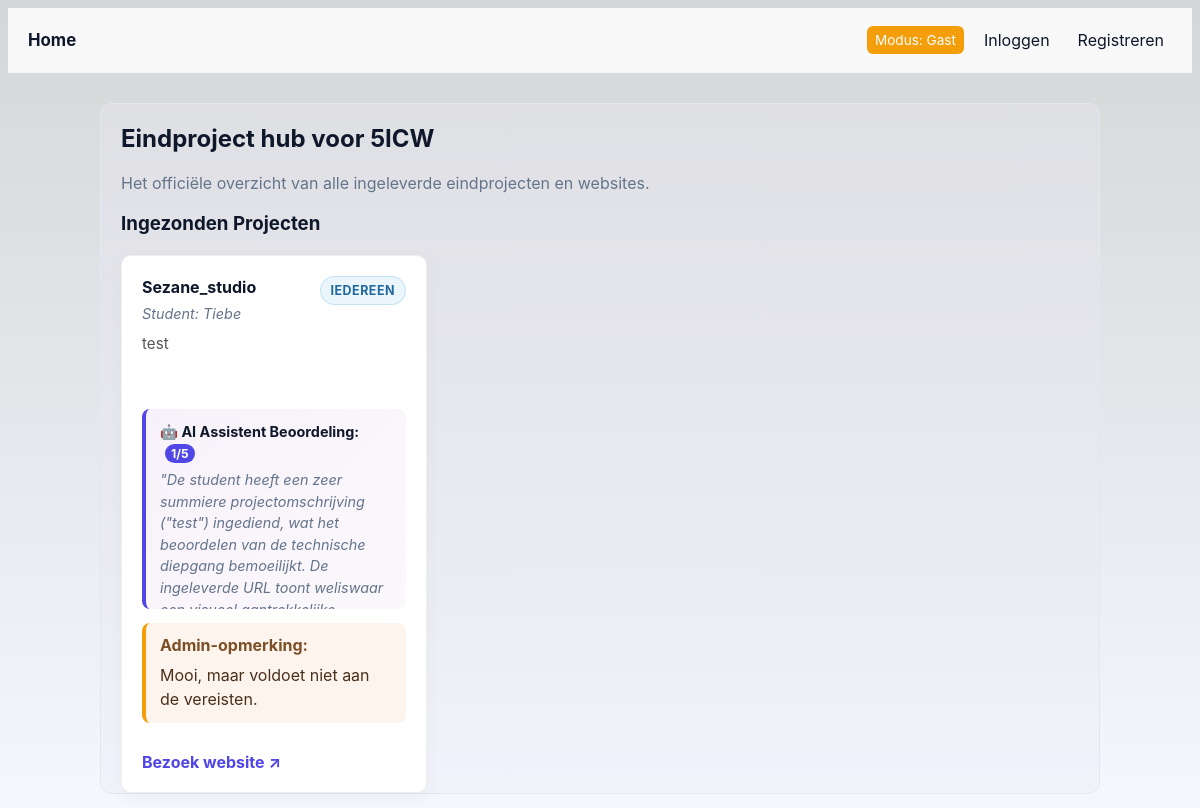
The page / on the database its author committed.
### tables this page shows
CREATE TABLE projects (
            id INTEGER PRIMARY KEY AUTOINCREMENT,
            title TEXT NOT NULL,
            description TEXT NOT NULL,
            link TEXT,
            user_id INTEGER NOT NULL, admin_comment TEXT, visibility TEXT DEFAULT 'public', ai_score INTEGER, ai_feedback TEXT, -- HIERMEE KOPPELEN WE HET PROJECT AAN EEN GEBRUIKER
            FOREIGN KEY (user_id) REFERENCES users (id) ON DELETE CASCADE
        );

CREATE TABLE users (
            id INTEGER PRIMARY KEY AUTOINCREMENT,
            name TEXT NOT NULL,
            email TEXT UNIQUE NOT NULL,
            password_hash TEXT NOT NULL,
            verified INTEGER DEFAULT 0,
            role TEXT DEFAULT 'user'  -- HIERMEE HOUDEN WE DE ROL BIJ
        );

### app.py (the view, shortened to what this page needs)
@app.route('/')
def index():
    conn = get_db_connection()
    db = conn.cursor()
    if session.get('user_role') == 'admin':
        projecten = db.execute('''
            SELECT projects.*, users.name AS creator_name
            FROM projects
            JOIN users ON projects.user_id = users.id
        ''').fetchall()
    else:
        projecten = db.execute('''
            SELECT projects.*, users.name AS creator_name
            FROM projects
            JOIN users ON projects.user_id = users.id
            WHERE COALESCE(visibility, 'public') = 'public'
        ''').fetchall()
    conn.close()
    if 'user_name' in session:
        current_user = session['user_name']
        is_guest = False
    else:
        current_user = "Gast"
        is_guest = True
    return render_template('index.html', username=current_user, is_guest=is_guest, projecten=projecten)

### app.py (called while the page is built)
def get_db_connection():
    conn = sqlite3.connect('registrants.db')
    conn.row_factory = sqlite3.Row
    return conn

@app.context_processor
def inject_theme():
    theme = session.get('theme', 'light')
    if theme not in ['light', 'dark', 'ocean', 'dark-neon', 'soft-nature', 'sunset', 'frosted-ice', 'retro-gaming', 'coffee', 'cyberpunk']:
        theme = 'light'
    return {'theme_class': theme}

### templates/index.html (shortened to what this page needs)
{% extends "layout.html" %}
{% block content %}
    <h2>Eindproject hub voor 5ICW</h2>
    <p class="muted">Het officiële overzicht van alle ingeleverde eindprojecten en websites.</p>
    <h3>Ingezonden Projecten</h3>
    {% if projecten %}
        <div class="projects-grid">
            {% for project in projecten %}
            <div class="project-card">
                    <div>
                        <div class="project-card-header">
                            <h4>{{ project['title'] }}</h4>
                            <span class="project-visibility-pill {{ 'visibility-admin' if (project['visibility'] or 'public') == 'admin' else 'visibility-public' }}">
                                {% if (project['visibility'] or 'public') == 'admin' %}Alleen admin{% else %}Iedereen{% endif %}
                            </span>
                        </div>
                        <p class="project-meta">Student: {{ project['creator_name'] }}</p>
                        <p class="project-desc">{{ project['description'] }}</p>
                        <div class="Ai-feedback">
                            <strong style="color: var(--text);">🤖 AI Assistent Beoordeling:</strong>
                            <span style="background: var(--primary); color: white; padding: 2px 6px; border-radius: 10px; font-size: 0.85em; font-weight: bold; margin-left: 5px;">
                                {{ project['ai_score'] }}/5
                            </span>
                            <p style="margin: 5px 0 0 0; font-style: italic; color: var(--muted);">
                                    "{{ project['ai_feedback'] }}"
                            </p>
                        </div>
                        {% if project['admin_comment'] %}
                            <div class="project-admin-comment">
                                <strong>Admin-opmerking:</strong>
                                <p>{{ project['admin_comment'] }}</p>
                            </div>
                        {% endif %}
                    </div>
                    <div class="project-actions">
                        {% if project['link'] %}
                            <a href="{{ project['link'] }}" target="_blank" class="link-primary">Bezoek website ↗</a>
                        {% else %}
                            <span class="muted small italic">Geen link beschikbaar</span>
                        {% endif %}
                    </div>
                </div>
            {% endfor %}
        </div>
    {% else %}
        <p class="muted italic">Er zijn momenteel nog geen eindprojecten ingeleverd door de leerlingen.</p>
    {% endif %}
{% endblock %}

### static/style.css (style rules this page uses)
:root { --bg: #f5f7ff; --bg-gradient: #d5d6d7; --card: #ffffff; --muted: #64748b; --primary: #4f46e5; --primary-light: #818cf8; --accent: #f59e0b; --success: #10b981; --danger: #ef4444; --text: #0f172a; --border: #e2e8f0; --glass: rgba(234, 234, 244, 0.34); }
* { box-sizing: border-box }
html,body { height:100% }
body { font-family: Inter, system-ui, -apple-system, 'Segoe UI', Roboto, 'Helvetica Neue', Arial; background: linear-gradient(180deg, var(--bg-gradient) 0%, var(--bg) 100%); background-attachment: fixed; color:var(--text); min-height:100%; -webkit-font-smoothing:antialiased; }
.Ai-feedback { max-height: 200px; overflow-y: auto; padding: 12px 14px; background: linear-gradient(135deg, rgba(155, 89, 182, 0.08) 0%, rgba(155, 89, 182, 0.04) 100%); border-left: 4px solid var(--primary); border-radius: 8px; margin-top: 15px; font-size: 0.9em; line-height: 1.5; scroll-behavior: smooth; }
.project-card-header { display:flex;align-items:center;justify-content:space-between;gap:10px;flex-wrap:wrap }
.project-visibility-pill { font-size:0.78rem;padding:6px 10px;border-radius:999px;font-weight:700;text-transform:uppercase;letter-spacing:.04em }
.visibility-public { background:rgba(52,152,219,0.1);color:#21689f;border:1px solid rgba(52,152,219,0.2) }
.projects-grid { display:grid;grid-template-columns:repeat(auto-fill,minmax(280px,1fr));gap:20px;margin-top:20px }
.project-card { border:1px solid rgba(0,0,0,0.06);padding:20px;border-radius:10px;background:var(--card);box-shadow:0 6px 18px rgba(15,20,25,0.04);display:flex;flex-direction:column;justify-content:space-between }
.project-card h4 { margin:0 0 6px 0;color:var(--text) }
.project-meta { margin:0 0 12px 0;font-size:0.9rem;color:var(--muted);font-style:italic }
.muted { color:var(--muted) }
.link-primary { color:var(--primary);text-decoration:none;font-weight:700 }
.project-desc { font-size:0.95rem;color:#555;min-height:60px;margin-top:0 }
.project-actions { display:flex;justify-content:space-between;align-items:center;margin-top:15px }
.project-admin-comment { background:rgba(211,115,26,0.08);border-left:4px solid var(--accent);padding:12px 14px;margin:14px 0;border-radius:8px;color:#7d4f24 }
.project-admin-comment p { margin:8px 0 0 0;color:#4a2f1c;line-height:1.5 }

### rows shown on the page
projects: title "Sezane_studio", visibility "IEDEREEN", creator_name "Tiebe", description "test", ai_score "1", ai_feedback "De student heeft een zeer summiere projectomschrijving (\"test\") ingediend, wat het beoordelen van de technische diepgang bemoeilijkt. De ingeleverde URL toont weliswaar…", admin_comment "Mooi, maar voldoet niet aan de vereisten."
